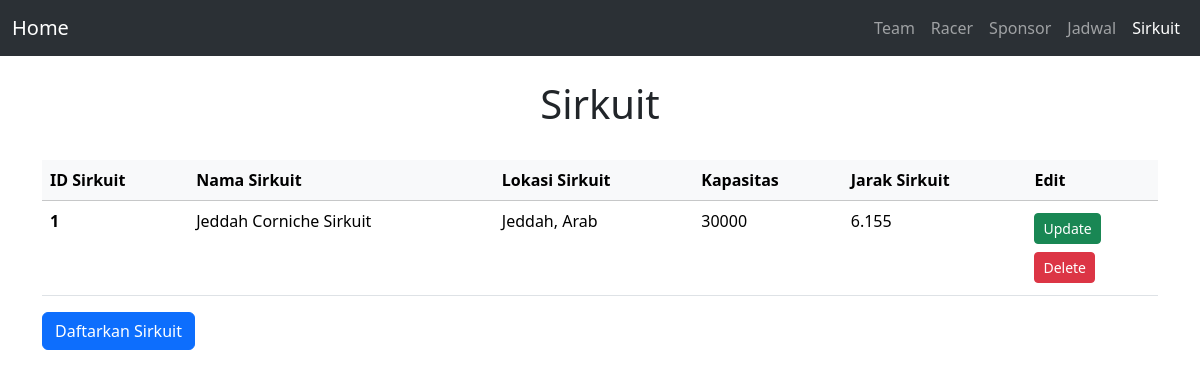
The page /sirkuit.php on the database its author committed.
### tables this page shows
CREATE TABLE `sirkuit` (
  `id_sirkuit` int(11) NOT NULL,
  `nama_sirkuit` varchar(50) DEFAULT NULL,
  `lokasi_sirkuit` varchar(50) DEFAULT NULL,
  `kapasitas` int(11) DEFAULT NULL,
  `jarak_sirkuit` float(4,3) DEFAULT NULL
);

### sirkuit.php (the view, shortened to what this page needs)
<?php
include 'config/config.php';
function select($query) {
  global $conn;
  $result = mysqli_query($conn, $query);
  $rows = [];
  while ($row = mysqli_fetch_assoc($result)) {
    $rows[] = $row;
  }
  return $rows;
}
$data_sirkuit = select('SELECT * FROM sirkuit');
?>
<!doctype html>
<html lang="en">
  <head>
    <link href="https://cdn.jsdelivr.net/npm/bootstrap@5.3.3/dist/css/bootstrap.min.css" rel="stylesheet">
  </head>
  <body>
    <div>
        <nav class="navbar navbar-expand-lg bg-body-tertiary" data-bs-theme="dark">
            <div class="container-fluid">
                <a class="navbar-brand" href="index.php">Home</a>
                <div class="collapse navbar-collapse justify-content-end" id="navbarNav">
                    <ul class="navbar-nav">
                        <li class="nav-item">
                        <a class="nav-link" href="team.php">Team</a>
                        </li>
                        <li class="nav-item">
                        <a class="nav-link" href="pembalap.php">Racer</a>
                        </li>
                        <li class="nav-item">
                        <a class="nav-link" href="sponsor.php">Sponsor</a>
                        </li>
                        <li class="nav-item">
                        <a class="nav-link" href="jadwal.php">Jadwal</a>
                        </li>
                        <li class="nav-item">
                        <a class="nav-link active" aria-current="page" href="sirkuit.php">Sirkuit</a>
                        </li>
                    </ul>
                </div>
            </div>
        </nav>
    </div>
    <br>
<div class="container">
    <h1 class="text-center">Sirkuit</h1><br>
    <table class="table table-hover">
      <thead class="table-light">
      <tr>
        <th scope="col">ID Sirkuit</th>
        <th scope="col">Nama Sirkuit</th>
        <th scope="col">Lokasi Sirkuit</th>
        <th scope="col">Kapasitas</th>
        <th scope="col">Jarak Sirkuit</th>
        <th scope="col">Edit</th>
      </tr>
      </thead>
      <tbody>
      <?php foreach ($data_sirkuit as $sirkuit) : ?>
      <tr>
        <th><?php echo $sirkuit['id_sirkuit']; ?></th>
        <td><?php echo $sirkuit['nama_sirkuit']; ?></td>
        <td><?php echo $sirkuit['lokasi_sirkuit']; ?></td>
        <td><?php echo $sirkuit['kapasitas']; ?></td>
        <td><?php echo $sirkuit['jarak_sirkuit']; ?></td>
        <td>
        <a href=""><button type="button" class="btn btn-success btn-sm my-1">Update</button></a>
         <form method="post">
              <button type="submit" class="btn btn-danger btn-sm my-1">Delete</button>
          </form>
        </td>
        <?php endforeach; ?>
      </tbody>
    </table>
    <a href="tambah-sirkuit.php" class="btn btn-primary">Daftarkan Sirkuit</a>
</div>
  </body>
</html>

### rows shown on the page
sirkuit: id_sirkuit "1", nama_sirkuit "Jeddah Corniche Sirkuit", lokasi_sirkuit "Jeddah, Arab", kapasitas "30000", jarak_sirkuit "6.155"
